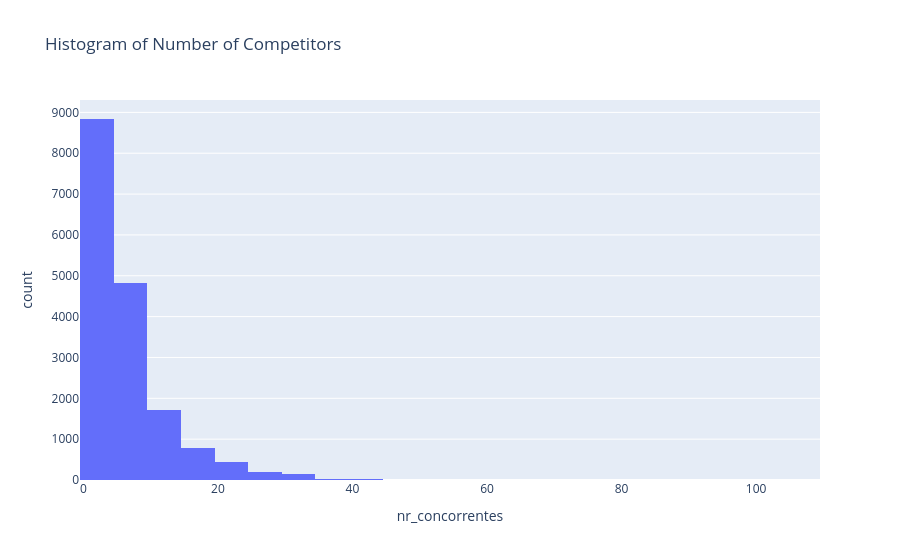

Notebook cell for this chart:
### Code cell
# number of competitors per contract
subset['nr_concorrentes'] = subset['concorrentes'].apply(
    lambda x: len([i for i in re.split(r'\s*\|\s*', x) if i]) 
    if isinstance(x, str) else 0
)

fig = px.histogram(
    subset,
    x='nr_concorrentes',
    nbins=30,
    title='Histogram of Number of Competitors'
)

fig.show()

### Figure 1 — Plotly figure (JSON) as saved in the notebook; plotly's stock layout.template omitted (floating-point values rounded to 4 significant figures; data arrays with more than 128 entries replaced by an {"elided": "..."} marker saying what was removed)
{"data": [{"bingroup": "x", "hovertemplate": "nr_concorrentes=%{x}<br>count=%{y}<extra></extra>", "legendgroup": "", "marker": {"color": "#636efa", "pattern": {"shape": ""}}, "name": "", "nbinsx": 30, "orientation": "v", "showlegend": false, "type": "histogram", "x": {"elided": "16994 int values"}, "xaxis": "x", "yaxis": "y"}], "layout": {"barmode": "relative", "legend": {"tracegroupgap": 0}, "title": {"text": "Histogram of Number of Competitors"}, "xaxis": {"anchor": "y", "domain": [0, 1], "title": {"text": "nr_concorrentes"}}, "yaxis": {"anchor": "x", "domain": [0, 1], "title": {"text": "count"}}}}
